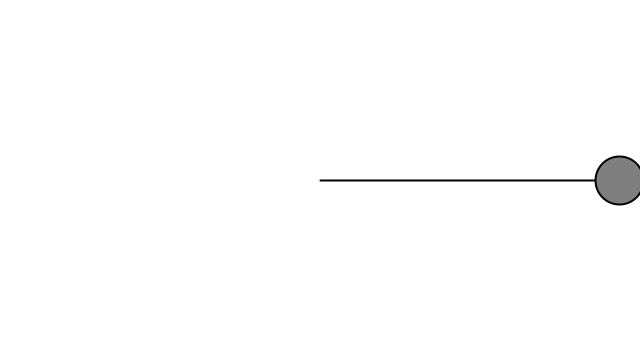
Frame 1 (no input)
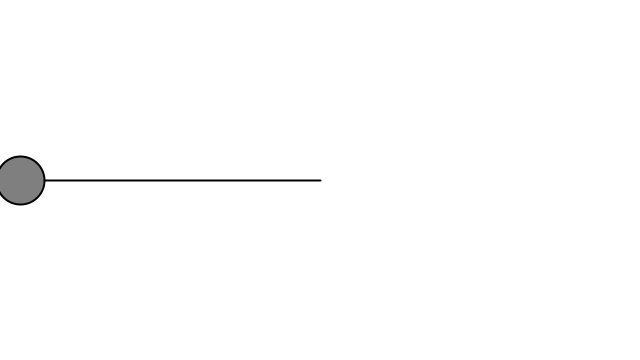
Frame 60 (the mouse pressed at the canvas centre just before this capture)
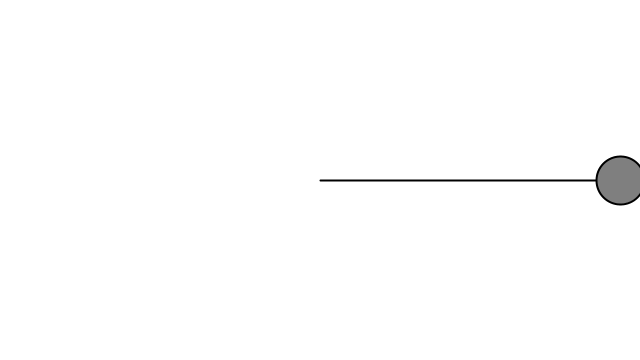
Frame 120 (the mouse held since frame 60 and released just before this capture)

The Processing sketch that drew these frames (run headless with seeded random() and noise(); from frame 60 on, the mouse is pressed at the canvas centre):

// Processing sketch: NOC_3_05_simple_harmonic_motion
// ── NOC_3_05_simple_harmonic_motion.pde
// The Nature of Code
// Daniel Shiffman
// http://natureofcode.com

void setup() {
  size(640,360);
}

void draw() {
  background(255);

  float period = 120;
  float amplitude = 300;
  // Calculating horizontal location according to formula for simple harmonic motion
  float x = amplitude * cos(TWO_PI * frameCount / period);  
  stroke(0);
  strokeWeight(2);
  fill(127);
  translate(width/2,height/2);
  line(0,0,x,0);
  ellipse(x,0,48,48);
}
